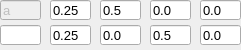
             <widget class="QWidget" name="panel12" native="true">
              <property name="geometry">
               <rect>
                <x>0</x>
                <y>56</y>
                <width>241</width>
                <height>50</height>
               </rect>
              </property>
              <property name="font">
               <font>
                <pointsize>10</pointsize>
               </font>
              </property>
              <widget class="QLineEdit" name="lineEdittype02">
               <property name="enabled">
                <bool>false</bool>
               </property>
               <property name="geometry">
                <rect>
                 <x>0</x>
                 <y>0</y>
                 <width>41</width>
                 <height>20</height>
                </rect>
               </property>
               <property name="font">
                <font>
                 <pointsize>10</pointsize>
                </font>
               </property>
               <property name="text">
                <string>a</string>
               </property>
              </widget>
              <widget class="QLineEdit" name="lineEditparam021">
               <property name="geometry">
                <rect>
                 <x>50</x>
                 <y>0</y>
                 <width>41</width>
                 <height>20</height>
                </rect>
               </property>
               <property name="font">
                <font>
                 <pointsize>10</pointsize>
                </font>
               </property>
               <property name="text">
                <string>0.25</string>
               </property>
              </widget>
              <widget class="QLineEdit" name="lineEditparam022">
               <property name="geometry">
                <rect>
                 <x>100</x>
                 <y>0</y>
                 <width>41</width>
                 <height>20</height>
                </rect>
               </property>
               <property name="font">
                <font>
                 <pointsize>10</pointsize>
                </font>
               </property>
               <property name="text">
                <string>0.5</string>
               </property>
              </widget>
              <widget class="QLineEdit" name="lineEditparam023">
               <property name="geometry">
                <rect>
                 <x>150</x>
                 <y>0</y>
                 <width>41</width>
                 <height>20</height>
                </rect>
               </property>
               <property name="font">
                <font>
                 <pointsize>10</pointsize>
                </font>
               </property>
               <property name="text">
                <string>0.0</string>
               </property>
              </widget>
              <widget class="QLineEdit" name="lineEditparam024">
               <property name="geometry">
                <rect>
                 <x>200</x>
                 <y>0</y>
                 <width>41</width>
                 <height>20</height>
                </rect>
               </property>
               <property name="font">
                <font>
                 <pointsize>10</pointsize>
                </font>
               </property>
               <property name="text">
                <string>0.0</string>
               </property>
              </widget>
              <widget class="QLineEdit" name="lineEditparam028">
               <property name="geometry">
                <rect>
                 <x>150</x>
                 <y>25</y>
                 <width>41</width>
                 <height>20</height>
                </rect>
               </property>
               <property name="font">
                <font>
                 <pointsize>10</pointsize>
                </font>
               </property>
               <property name="text">
                <string>0.5</string>
               </property>
              </widget>
              <widget class="QLineEdit" name="lineEditparam026">
               <property name="geometry">
                <rect>
                 <x>50</x>
                 <y>25</y>
                 <width>41</width>
                 <height>20</height>
                </rect>
               </property>
               <property name="font">
                <font>
                 <pointsize>10</pointsize>
                </font>
               </property>
               <property name="text">
                <string>0.25</string>
               </property>
              </widget>
              <widget class="QLineEdit" name="lineEditparam027">
               <property name="geometry">
                <rect>
                 <x>100</x>
                 <y>25</y>
                 <width>41</width>
                 <height>20</height>
                </rect>
               </property>
               <property name="font">
                <font>
                 <pointsize>10</pointsize>
                </font>
               </property>
               <property name="text">
                <string>0.0</string>
               </property>
              </widget>
              <widget class="QLineEdit" name="lineEditparam025">
               <property name="geometry">
                <rect>
                 <x>0</x>
                 <y>25</y>
                 <width>41</width>
                 <height>20</height>
                </rect>
               </property>
               <property name="font">
                <font>
                 <pointsize>10</pointsize>
                </font>
               </property>
               <property name="text">
                <string/>
               </property>
              </widget>
              <widget class="QLineEdit" name="lineEditparam029">
               <property name="geometry">
                <rect>
                 <x>200</x>
                 <y>25</y>
                 <width>41</width>
                 <height>20</height>
                </rect>
               </property>
               <property name="font">
                <font>
                 <pointsize>10</pointsize>
                </font>
               </property>
               <property name="text">
                <string>0.0</string>
               </property>
              </widget>
             </widget>
